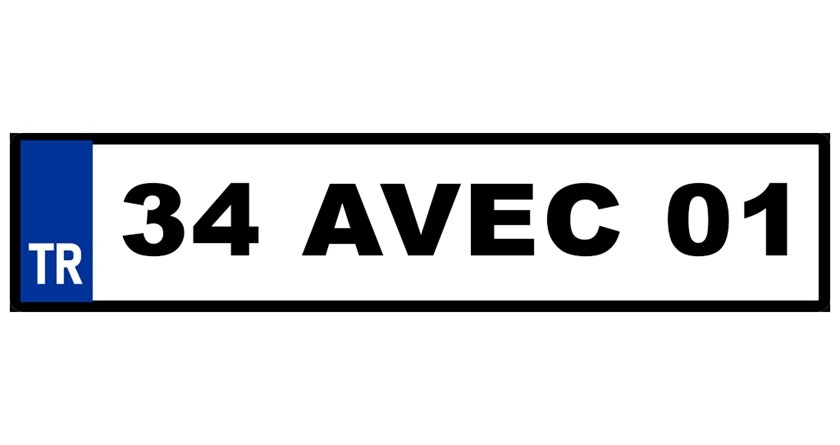
#> input picture plaka.jpg, 840 x 445 px, found by its file name
$ python OCR.py
#> lines starting #> are read from the running program, lines starting #| are printed output that depends on the picture; after the words box and inside, x2 and y2 are one past the last pixel; in counts of white or black regions, pixels touching at a corner belong together
import cv2
import numpy as np
import easyocr

def preprocess_image(image_path):
    """
    1. Görseli yükler, gri tonlamaya çevirir, bulanıklaştırır ve Canny ile kenarları bulur.
    Ödev isterlerine birebir uygundur.
    """
    img = cv2.imread(image_path)
    if img is None:
        raise FileNotFoundError(f"Görsel bulunamadı: {image_path}")

    gray = cv2.cvtColor(img, cv2.COLOR_BGR2GRAY)
    blurred = cv2.bilateralFilter(gray, 11, 17, 17)
    edged = cv2.Canny(blurred, 30, 200)

    return img, edged

def find_license_plate_contour(edged_image):
    """
    2. Kenar (Edge) haritası üzerinden konturları bulur ve dikdörtgen şekli arar.
    """
    # findContours fonksiyonu düzeltilmiş haliyle
    contours, _ = cv2.findContours(edged_image.copy(), cv2.RETR_TREE, cv2.CHAIN_APPROX_SIMPLE)
    contours = sorted(contours, key=cv2.contourArea, reverse=True)[:10]

    plate_contour = None
    for contour in contours:
        perimeter = cv2.arcLength(contour, True)
        approx = cv2.approxPolyDP(contour, 0.018 * perimeter, True)

        if len(approx) == 4:
            plate_contour = approx
            break

    return plate_contour

def extract_and_read_plate(original_image, plate_contour):
    """
    3. Plakayı kırpar, OCR başarısını artırmak için iyileştirir ve EasyOCR ile okur.
    """
    if plate_contour is None:
        print("[UYARI] Dikdörtgen plaka çerçevesi (kontur) tespit edilemedi!")
        return None

    # Plakanın etrafındaki kutuyu al ve Orijinal görselden kırp (Crop)
    x, y, w, h = cv2.boundingRect(plate_contour)
    cropped_plate = original_image[y:y+h, x:x+w]

    # --- OCR İYİLEŞTİRME ADIMLARI (Daha iyi okuması için) ---
    # 1. Kırpılan plakayı 2 kat büyüt
    cropped_enlarged = cv2.resize(cropped_plate, None, fx=2, fy=2, interpolation=cv2.INTER_CUBIC)

    # 2. Gri tonlamaya çevir ve bulanıklaştır
    cropped_gray = cv2.cvtColor(cropped_enlarged, cv2.COLOR_BGR2GRAY)
    blur = cv2.GaussianBlur(cropped_gray, (5, 5), 0)

    # 3. Otsu Thresholding ile net Siyah-Beyaz'a (Binarization) çevir
    _, binary_img = cv2.threshold(blur, 0, 255, cv2.THRESH_BINARY + cv2.THRESH_OTSU)

    # 4. EasyOCR okuyucusunu başlat
    reader = easyocr.Reader(['en'], gpu=False)

    # Sadece harf ve rakamlara izin ver (Noktalama işaretlerini engelle)
    results = reader.readtext(binary_img, allowlist='0123456789ABCDEFGHIJKLMNOPQRSTUVWXYZ')

    if not results:
        return None

    # Okunan metinleri birleştir (bazen harfleri ayrı ayrı okuyabilir)
    plate_text = "".join([res[1] for res in results])
    return plate_text

def main():
    # Kendi bilgisayarınızdaki dosya yolu
    image_path = r"C:\Users\ahmet\Desktop\OCR_i2i\plaka.jpg"

    try:
        print("İşlem başlatıldı, resim işleniyor...")

        original_img, edged_img = preprocess_image(image_path)
#> in preprocess_image, img is the input picture: shape (445, 840, 3); mean B, G, R 221.5, 218.7, 217.3
#> in preprocess_image, `gray = cv2.cvtColor(img, cv2.COLOR_BGR2GRAY)`:
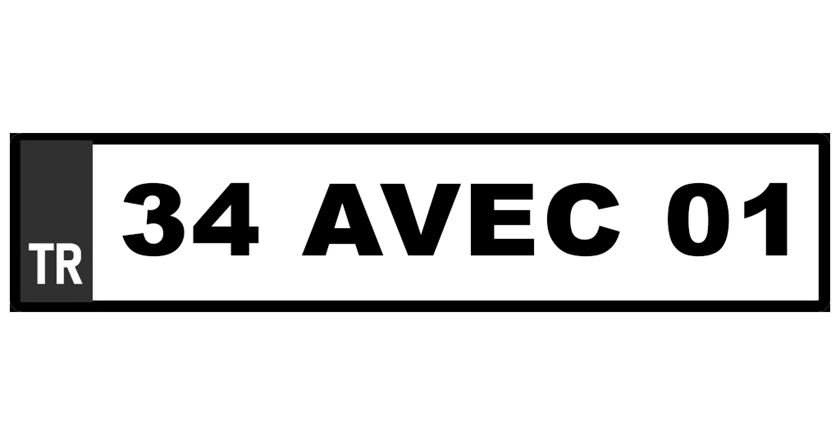
#> gray: shape (445, 840); min 0, max 255, mean 218.6
#> in preprocess_image, `edged = cv2.Canny(blurred, 30, 200)`:
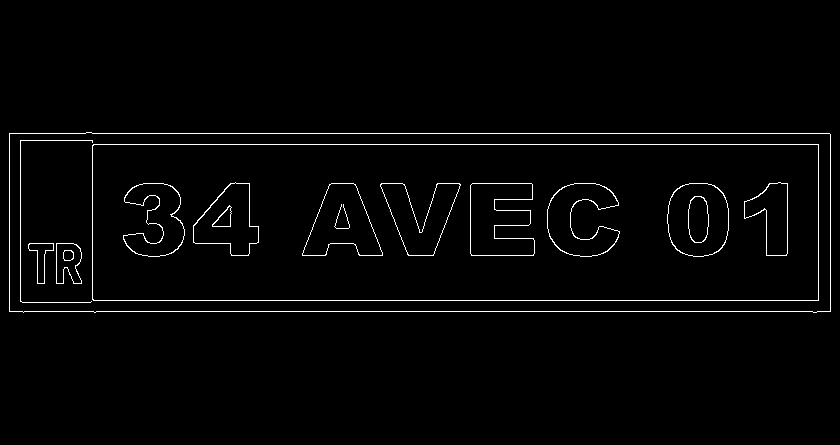
#> edged: shape (445, 840); 1.9% white in thin lines or dots, all inside (x1, y1, x2, y2) = (9, 132, 831, 313)

        plate_contour = find_license_plate_contour(edged_img)
#> in find_license_plate_contour, `contours, _ = cv2.findContours(edged_image.copy(), cv2.RETR_TREE, cv2...`: contours = 32 contours, 2 with area under 20; largest, box (x1, y1, x2, y2) and area: (9, 132, 831, 313) 146150, (9, 132, 831, 313) 146149, (92, 144, 819, 301) 113255, (92, 144, 819, 301) 113251, (667, 183, 729, 257) 3790
#> in find_license_plate_contour, `contours = sorted(contours, key=cv2.contourArea, reverse=True)[:10]`: contours = 10 contours; largest, box (x1, y1, x2, y2) and area: (9, 132, 831, 313) 146150, (9, 132, 831, 313) 146149, (92, 144, 819, 301) 113255, (92, 144, 819, 301) 113251, (667, 183, 729, 257) 3790
#> the loop in find_license_plate_contour, `for contour in contours:` made 1 pass
#> (perimeter, plate_contour) on pass 1: (2000.7, [[9, 133], [9, 311], [830, 311], [829, 133]])
#> plate_contour = [[9, 133], [9, 311], [830, 311], [829, 133]]

        detected_text = extract_and_read_plate(original_img, plate_contour)
#> in extract_and_read_plate, `x, y, w, h = cv2.boundingRect(plate_contour)`: x = 9; y = 133; w = 822; h = 179
#> in extract_and_read_plate, `cropped_plate = original_image[y:y+h, x:x+w]`:
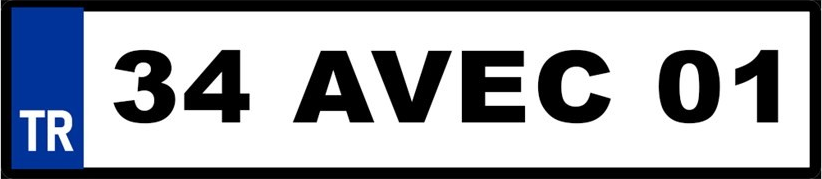
#> cropped_plate: shape (179, 822, 3); mean B, G, R 170.1, 162.9, 159.4
#> in extract_and_read_plate, `cropped_gray = cv2.cvtColor(cropped_enlarged, cv2.COLOR_BGR2GRAY)`:
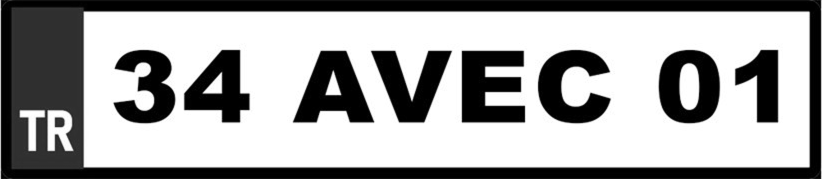
#> cropped_gray: shape (358, 1644) (shown at 1/2 size); min 0, max 255, mean 162.7
#> in extract_and_read_plate, `_, binary_img = cv2.threshold(blur, 0, 255, cv2.THRESH_BINARY + cv2.TH..`:
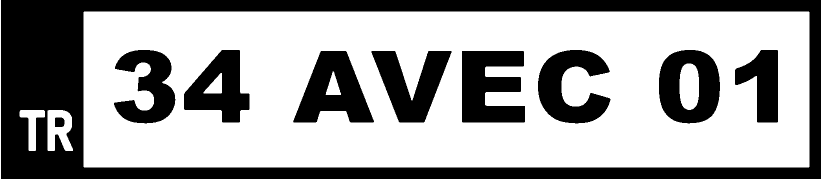
#> binary_img: shape (358, 1644) (shown at 1/2 size); 62.5% white; 10 black regions, largest, box (x1, y1, x2, y2) and area: (2, 0, 1642, 358) 129052, (924, 102, 1050, 245) 13802, (586, 102, 748, 245) 13150

        if detected_text:
            print(f"\n[BAŞARILI] Tespit Edilen Plaka: {detected_text.strip()}")
            cv2.imshow("Crop", cropped_plate)
        else:
            print("\n[HATA] Plaka bulunamadı veya üzerindeki metin okunamadı.")

    except Exception as e:
        print(f"Bir hata oluştu: {e}")

if __name__ == "__main__":
    main()
#> (the call stopped at in extract_and_read_plate, `reader = easyocr.Reader(['en'], gpu=False)`: easyocr is not available in this run)
